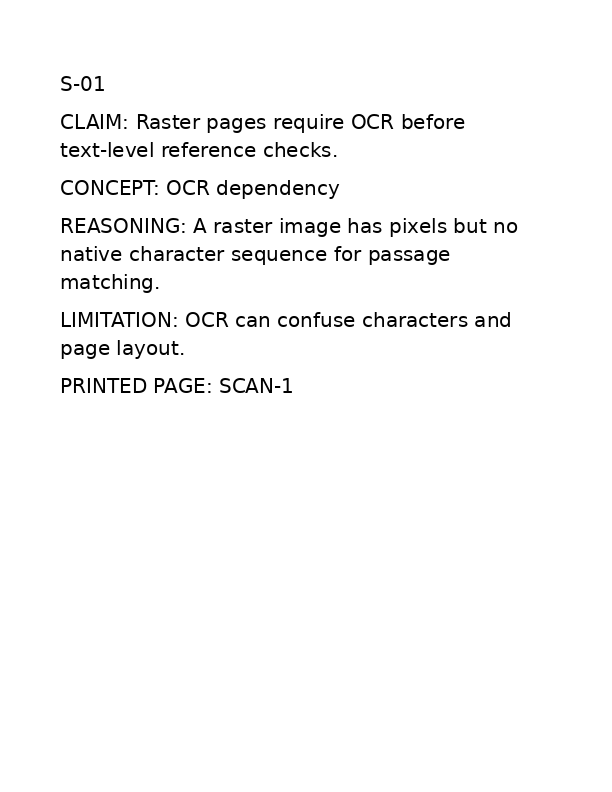
#> input picture benchmarks/icpi/page-reference-v1/page-images/scanned-page-1.png, 612 x 792 px
$ python -i visual_similarity.py   (imports and definitions only)
#> lines starting #> are read from the running program, lines starting #| are printed output that depends on the picture; after the words box and inside, x2 and y2 are one past the last pixel; in counts of white or black regions, pixels touching at a corner belong together
#> further down, picture is the input picture: PIL image 612x792 L; min 0, max 255, mean 248.6
from __future__ import annotations

import io
import itertools
import json
import math
from dataclasses import asdict, dataclass
from pathlib import Path
from typing import Any, Mapping, Sequence

from .visual_models import MeshData, normalize_vertices, rotate_point

try:
    from PIL import Image, ImageDraw, ImageFilter, ImageOps
except ImportError:  # pragma: no cover - optional visual dependency
    Image = ImageDraw = ImageFilter = ImageOps = None  # type: ignore[assignment]


SCORE_SCALE = 10_000
DEFAULT_COMPARE_SIZE = 256
MAX_COMPARE_SIZE = 1024
MAX_CLASSIFY_IMAGES = 12
VIEW_AXES = {
    "front": (0, 2),  # X / Z, matching the Bezier front view
    "top": (0, 1),    # X / Y
    "side": (1, 2),   # Y / Z
}

METHODS = (
    "mse",
    "ncc",
    "ssim-global",
    "histogram",
    "edge-dice",
    "edge-chamfer",
)

PROFILE_WEIGHTS: dict[str, dict[str, int]] = {
    "balanced": {
        "mse": 15,
        "ncc": 20,
        "ssim-global": 20,
        "histogram": 15,
        "edge-dice": 15,
        "edge-chamfer": 15,
    },
    "appearance": {
        "mse": 20,
        "ncc": 25,
        "ssim-global": 25,
        "histogram": 30,
    },
    "shape": {
        "ncc": 15,
        "ssim-global": 10,
        "edge-dice": 35,
        "edge-chamfer": 40,
    },
}


@dataclass(frozen=True)
class MetricScore:
    method: str
    score_bp: int
    details: Mapping[str, Any]


@dataclass(frozen=True)
class ImageMatchReport:
    left: str
    right: str
    preprocess: str
    compare_size: int
    profile: str
    metrics: tuple[MetricScore, ...]
    composite_bp: int

    # [5 lines left out: function to_dict, not called in this run]


@dataclass(frozen=True)
class ThreeViewReport:
    mesh: str
    orientation: str
    yaw_radians: float
    pitch_radians: float
    method: str
    profile: str
    generated_views: Mapping[str, str]
    reference_views: Mapping[str, str]
    reports: Mapping[str, ImageMatchReport]
    aggregate_bp: int

    # [13 lines left out: function to_dict, not called in this run]


@dataclass(frozen=True)
class ViewClassificationReport:
    mesh: str
    orientation: str
    method: str
    profile: str
    scores: Mapping[str, Mapping[str, int]]
    assignment: Mapping[str, str]
    aggregate_bp: int
    unassigned: tuple[str, ...]

    def to_dict(self) -> dict[str, Any]:
        return asdict(self)


# [26 lines left out: functions require_pillow, _clamp_score, _open_grayscale, not called in this run]


def _edge_image(image):
    edge = image.filter(ImageFilter.FIND_EDGES)
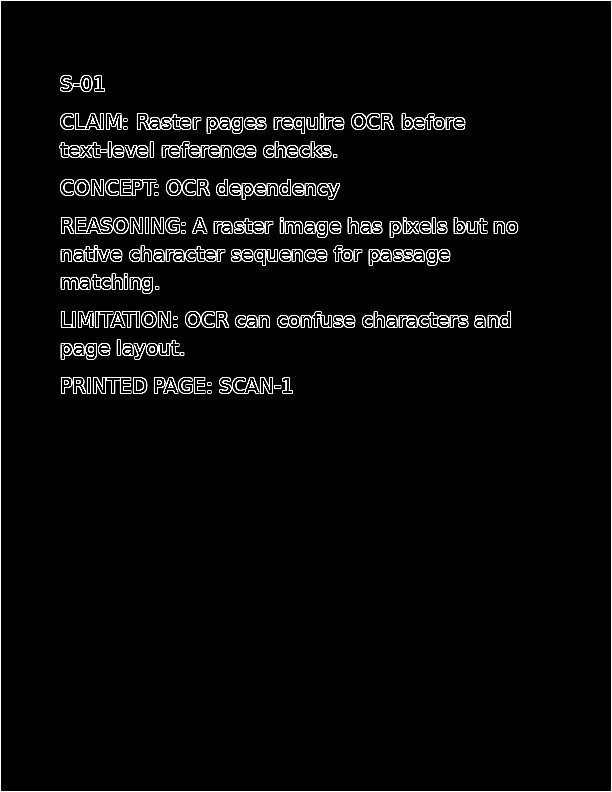
#> edge: PIL image 612x792 L; min 0, max 255, mean 9.8
    edge = edge.point(lambda value: 255 if value >= 28 else 0, mode="L")
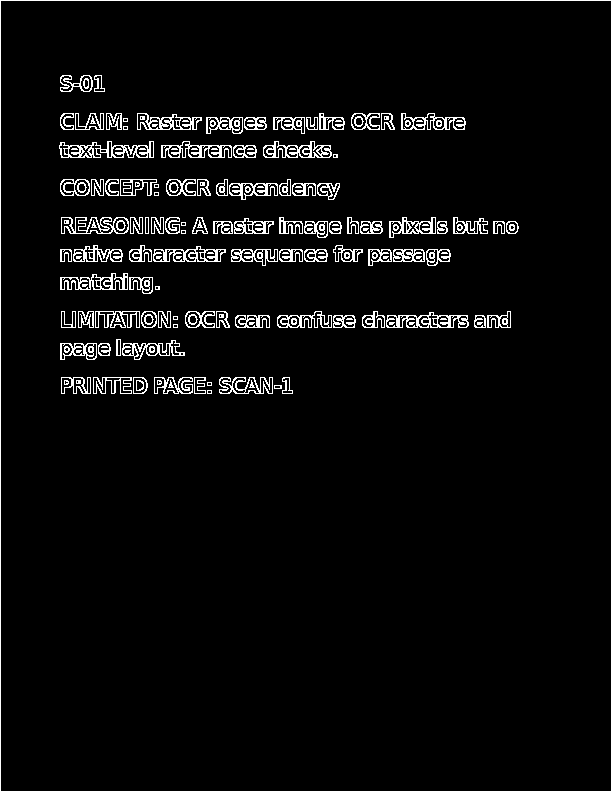
#> edge: PIL image 612x792 L; 4.4% white in thin lines or dots
    if edge.width > 4 and edge.height > 4:
        draw = ImageDraw.Draw(edge)
        draw.rectangle((0, 0, edge.width - 1, edge.height - 1), outline=0, width=2)
    return edge


# [25 lines left out: functions _contain, prepare_image, not called in this run]


def _pixels(image) -> list[float]:
    return [float(value) for value in image.getdata()]


# [58 lines left out: functions _mse, _ncc, _ssim_global, _histogram, not called in this run]


def _edge_mask(image) -> list[bool]:
    edge = _edge_image(image)
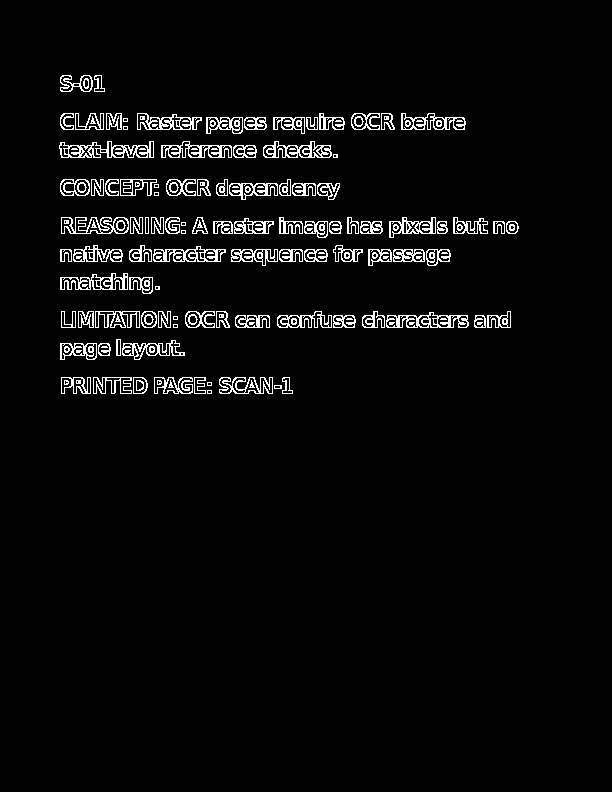
#> edge: PIL image 612x792 L; 3.8% white in thin lines or dots, all inside (x1, y1, x2, y2) = (59, 75, 519, 394)
    edge = edge.filter(ImageFilter.MaxFilter(3))
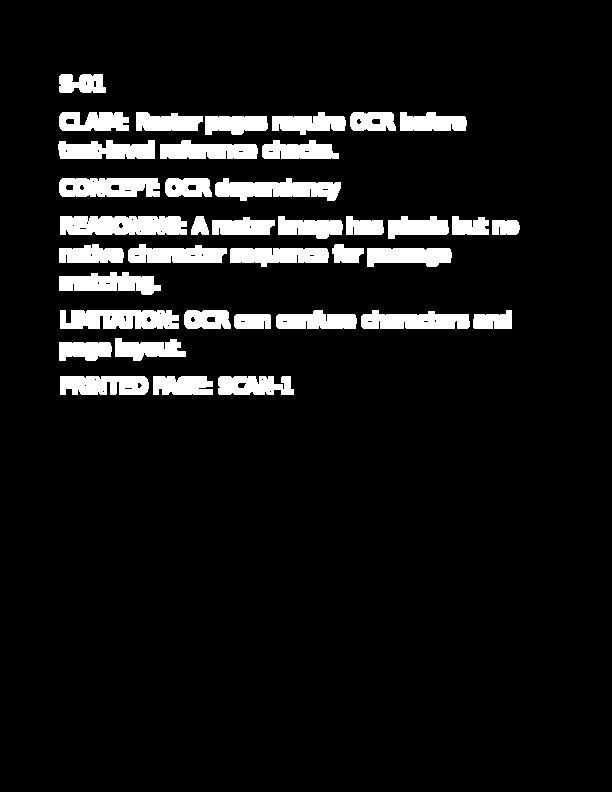
#> edge: PIL image 612x792 L; 8.7% white; 38 white regions, largest, box (x1, y1, x2, y2) and area: (60, 216, 187, 235) 2268, (60, 310, 179, 329) 2000, (215, 178, 341, 201) 1939
    return [value > 0 for value in edge.getdata()]


# [72 lines left out: functions _edge_dice, _distance_transform, _edge_chamfer, not called in this run]


_METRIC_FUNCTIONS = {
    "mse": _mse,
    "ncc": _ncc,
    "ssim-global": _ssim_global,
    "histogram": _histogram,
    "edge-dice": _edge_dice,
    "edge-chamfer": _edge_chamfer,
}


# [246 lines left out: functions compare_images, image_to_png_bytes, render_mesh_view, render_mesh_three_views, match_three_views, classify_images_to_three_views and 1 more, not called in this run]

>>> from PIL import Image
>>> picture = Image.open('../benchmarks/icpi/page-reference-v1/page-images/scanned-page-1.png')
>>> result = _edge_mask(picture)
#> result = 484704 items
